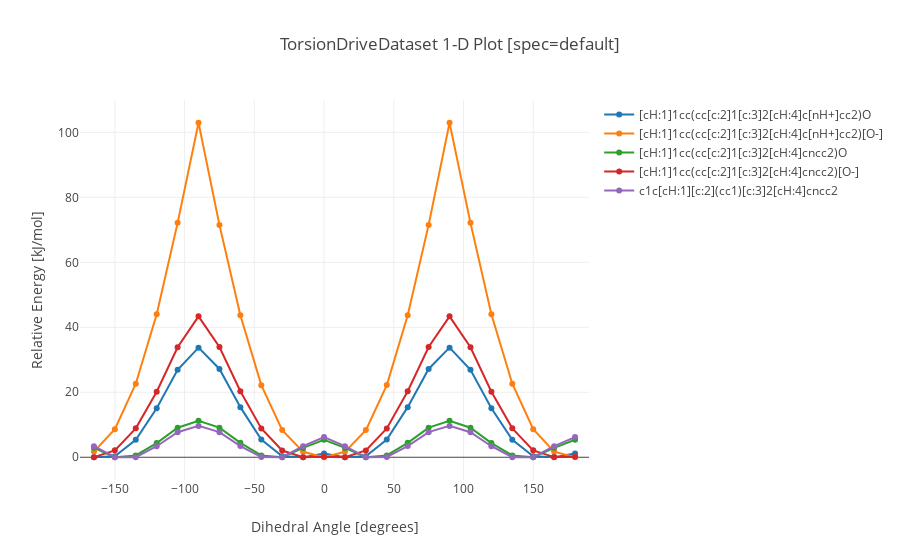
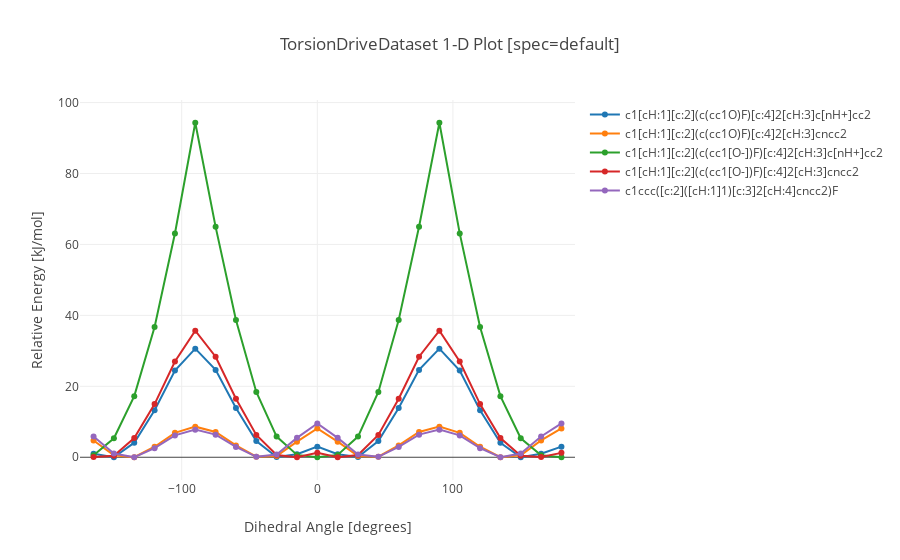
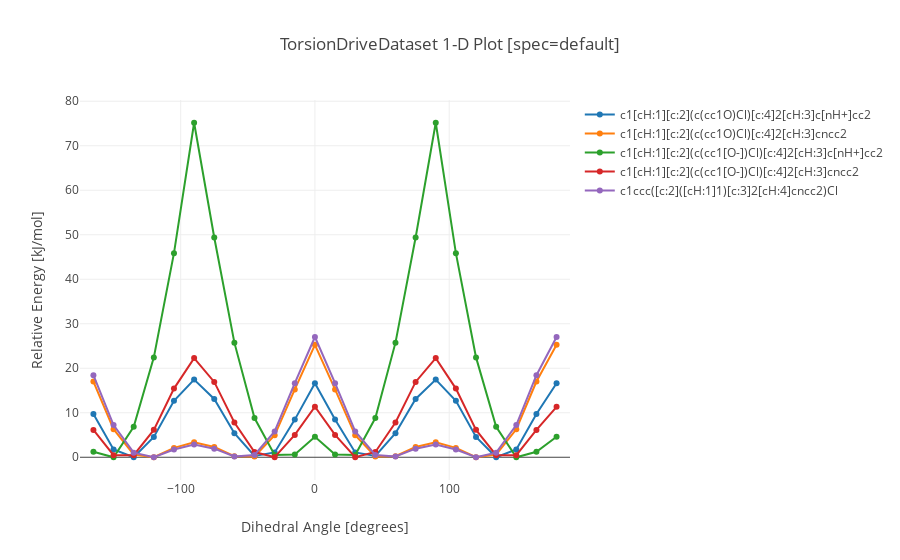

The code cell stored with these charts, in order, in its notebook:
### Code cell
# Visualize torsion scans
client = ptl.FractalClient()
phenyl_dataset = client.get_collection('TorsionDriveDataset', 'OpenFF Substituted Phenyl Set 1')
with open('qca-submission/biphenyls_set_input.json', 'r') as f:
    job_indices = list(json.load(f).keys())
chloro_phenyls = [i for i in job_indices if 'Cl' in i]
fluoro_phenyls = [i for i in job_indices if 'F' in i]
phenyls = [i for i in job_indices if 'F' not in i and 'Cl' not in i]


phenyl_dataset.visualize(phenyls, specs='default', units='kJ/mol')
phenyl_dataset.visualize(fluoro_phenyls, specs='default', units='kJ/mol')
phenyl_dataset.visualize(chloro_phenyls, specs='default', units='kJ/mol')

### Figure 1 — Plotly figure (JSON) as saved in the notebook; plotly's stock layout.template omitted (floating-point values rounded to 4 significant figures)
{"data": [{"mode": "lines+markers", "name": "[cH:1]1cc(cc[c:2]1[c:3]2[cH:4]c[nH+]cc2)O", "type": "scatter", "uid": "b7f86226-81e4-4cec-9325-511eb6c9e3ab", "x": [-165, -150, -135, -120, -105, -90, -75, -60, -45, -30, -15, 0, 15, 30, 45, 60, 75, 90, 105, 120, 135, 150, 165, 180], "y": [0.007, 0.295, 5.351, 15.09, 26.9, 33.73, 27.18, 15.42, 5.469, 0.304, 0, 1.172, 0, 0.306, 5.47, 15.42, 27.18, 33.73, 26.9, 15.09, 5.352, 0.295, 0.007, 1.173]}, {"mode": "lines+markers", "name": "[cH:1]1cc(cc[c:2]1[c:3]2[cH:4]c[nH+]cc2)[O-]", "type": "scatter", "uid": "c06f78b6-ebeb-4e90-85c0-196c51ef0e0b", "x": [-165, -150, -135, -120, -105, -90, -75, -60, -45, -30, -15, 0, 15, 30, 45, 60, 75, 90, 105, 120, 135, 150, 165, 180], "y": [1.735, 8.646, 22.62, 43.99, 72.14, 103.0, 71.51, 43.71, 22.2, 8.363, 1.67, 0, 1.67, 8.366, 22.2, 43.71, 71.51, 103.0, 72.14, 43.99, 22.62, 8.645, 1.735, 0.001]}, {"mode": "lines+markers", "name": "[cH:1]1cc(cc[c:2]1[c:3]2[cH:4]cncc2)O", "type": "scatter", "uid": "7258f47a-4cae-4a66-b766-3530c12fe7b9", "x": [-165, -150, -135, -120, -105, -90, -75, -60, -45, -30, -15, 0, 15, 30, 45, 60, 75, 90, 105, 120, 135, 150, 165, 180], "y": [2.893, 0, 0.551, 4.365, 9.083, 11.21, 9.112, 4.428, 0.565, 0.004, 2.885, 5.391, 2.883, 0.002, 0.564, 4.431, 9.112, 11.22, 9.084, 4.366, 0.555, 0, 2.893, 5.39]}, {"mode": "lines+markers", "name": "[cH:1]1cc(cc[c:2]1[c:3]2[cH:4]cncc2)[O-]", "type": "scatter", "uid": "71cbc49e-3724-4db4-8fd6-96b76e5d47ce", "x": [-165, -150, -135, -120, -105, -90, -75, -60, -45, -30, -15, 0, 15, 30, 45, 60, 75, 90, 105, 120, 135, 150, 165, 180], "y": [0.037, 2.127, 8.894, 20.19, 33.86, 43.37, 33.94, 20.31, 8.883, 2.067, 0.037, 0.19, 0, 2.097, 8.881, 20.32, 33.94, 43.37, 33.86, 20.19, 8.894, 2.129, 0.04, 0.191]}, {"mode": "lines+markers", "name": "c1c[cH:1][c:2](cc1)[c:3]2[cH:4]cncc2", "type": "scatter", "uid": "68de86c6-0f86-4739-80ca-8ca3f03e1c65", "x": [-165, -150, -135, -120, -105, -90, -75, -60, -45, -30, -15, 0, 15, 30, 45, 60, 75, 90, 105, 120, 135, 150, 165, 180], "y": [3.413, 0.003, 0.032, 3.383, 7.708, 9.652, 7.729, 3.431, 0.041, 0.006, 3.407, 6.209, 3.408, 0.004, 0.043, 3.432, 7.729, 9.652, 7.71, 3.382, 0.033, 0, 3.415, 6.21]}], "layout": {"title": {"text": "TorsionDriveDataset 1-D Plot [spec=default]"}, "xaxis": {"range": [-175, 190], "title": {"text": "Dihedral Angle [degrees]"}, "zeroline": false}, "yaxis": {"title": {"text": "Relative Energy [kJ/mol]"}, "zeroline": true}}}

### Figure 2 — Plotly figure (JSON) as saved in the notebook; plotly's stock layout.template omitted (floating-point values rounded to 4 significant figures)
{"data": [{"mode": "lines+markers", "name": "c1[cH:1][c:2](c(cc1O)F)[c:4]2[cH:3]c[nH+]cc2", "type": "scatter", "uid": "11c7f7fb-b78b-4af3-8116-3b1f86e6b970", "x": [-165, -150, -135, -120, -105, -90, -75, -60, -45, -30, -15, 0, 15, 30, 45, 60, 75, 90, 105, 120, 135, 150, 165, 180], "y": [0.968, 0.001, 4.108, 13.23, 24.45, 30.62, 24.64, 13.87, 4.57, 0.086, 0.848, 2.991, 0.847, 0.086, 4.57, 13.87, 24.63, 30.62, 24.45, 13.23, 4.106, 0, 0.969, 2.993]}, {"mode": "lines+markers", "name": "c1[cH:1][c:2](c(cc1O)F)[c:4]2[cH:3]cncc2", "type": "scatter", "uid": "55c7149d-b6ed-4bde-9ac2-4008ad16ba54", "x": [-165, -150, -135, -120, -105, -90, -75, -60, -45, -30, -15, 0, 15, 30, 45, 60, 75, 90, 105, 120, 135, 150, 165, 180], "y": [4.738, 0.533, 0.002, 2.959, 6.889, 8.626, 7.111, 3.345, 0.174, 0.32, 4.399, 8.115, 4.4, 0.319, 0.173, 3.345, 7.111, 8.628, 6.888, 2.959, 0, 0.535, 4.736, 8.117]}, {"mode": "lines+markers", "name": "c1[cH:1][c:2](c(cc1[O-])F)[c:4]2[cH:3]c[nH+]cc2", "type": "scatter", "uid": "e0494919-baa7-457e-8be9-f28c4daa89fa", "x": [-165, -150, -135, -120, -105, -90, -75, -60, -45, -30, -15, 0, 15, 30, 45, 60, 75, 90, 105, 120, 135, 150, 165, 180], "y": [0.582, 5.349, 17.23, 36.73, 63.11, 94.31, 64.97, 38.71, 18.4, 5.82, 0.667, 0.001, 0.667, 5.822, 18.4, 38.71, 64.97, 94.31, 63.11, 36.73, 17.23, 5.351, 0.582, 0]}, {"mode": "lines+markers", "name": "c1[cH:1][c:2](c(cc1[O-])F)[c:4]2[cH:3]cncc2", "type": "scatter", "uid": "ee7e0c6e-667f-4feb-b518-9f8d5667a34e", "x": [-165, -150, -135, -120, -105, -90, -75, -60, -45, -30, -15, 0, 15, 30, 45, 60, 75, 90, 105, 120, 135, 150, 165, 180], "y": [0.079, 0.4, 5.404, 15.0, 26.98, 35.66, 28.34, 16.48, 6.302, 0.646, 0, 1.236, 0, 0.653, 6.301, 16.48, 28.34, 35.66, 26.98, 14.99, 5.405, 0.401, 0.079, 1.236]}, {"mode": "lines+markers", "name": "c1ccc([c:2]([cH:1]1)[c:3]2[cH:4]cncc2)F", "type": "scatter", "uid": "35d42cce-8748-4854-bd35-6645548e5180", "x": [-165, -150, -135, -120, -105, -90, -75, -60, -45, -30, -15, 0, 15, 30, 45, 60, 75, 90, 105, 120, 135, 150, 165, 180], "y": [5.842, 1.064, 0, 2.548, 6.159, 7.782, 6.376, 2.903, 0.13, 0.793, 5.463, 9.535, 5.463, 0.795, 0.13, 2.902, 6.378, 7.781, 6.159, 2.548, 0.001, 1.064, 5.842, 9.535]}], "layout": {"title": {"text": "TorsionDriveDataset 1-D Plot [spec=default]"}, "xaxis": {"range": [-175, 190], "title": {"text": "Dihedral Angle [degrees]"}, "zeroline": false}, "yaxis": {"title": {"text": "Relative Energy [kJ/mol]"}, "zeroline": true}}}

### Figure 3 — Plotly figure (JSON) as saved in the notebook; plotly's stock layout.template omitted (floating-point values rounded to 4 significant figures)
{"data": [{"mode": "lines+markers", "name": "c1[cH:1][c:2](c(cc1O)Cl)[c:4]2[cH:3]c[nH+]cc2", "type": "scatter", "uid": "7dd24878-18d7-415a-8053-18c4533bf773", "x": [-165, -150, -135, -120, -105, -90, -75, -60, -45, -30, -15, 0, 15, 30, 45, 60, 75, 90, 105, 120, 135, 150, 165, 180], "y": [9.733, 1.736, 0.002, 4.569, 12.67, 17.45, 13.1, 5.398, 0.287, 1.086, 8.458, 16.64, 8.461, 1.087, 0.288, 5.397, 13.1, 17.45, 12.67, 4.571, 0, 1.734, 9.731, 16.64]}, {"mode": "lines+markers", "name": "c1[cH:1][c:2](c(cc1O)Cl)[c:4]2[cH:3]cncc2", "type": "scatter", "uid": "44d51df7-0a93-4ec4-8756-215515b4bd11", "x": [-165, -150, -135, -120, -105, -90, -75, -60, -45, -30, -15, 0, 15, 30, 45, 60, 75, 90, 105, 120, 135, 150, 165, 180], "y": [17.02, 6.294, 0.595, 0, 2.104, 3.345, 2.303, 0.222, 0.161, 4.934, 15.25, 25.26, 15.25, 4.935, 0.162, 0.227, 2.303, 3.345, 2.104, 0.001, 0.595, 6.292, 17.02, 25.26]}, {"mode": "lines+markers", "name": "c1[cH:1][c:2](c(cc1[O-])Cl)[c:4]2[cH:3]c[nH+]cc2", "type": "scatter", "uid": "ad56bcb6-901a-4caa-a685-62a8fe614a05", "x": [-165, -150, -135, -120, -105, -90, -75, -60, -45, -30, -15, 0, 15, 30, 45, 60, 75, 90, 105, 120, 135, 150, 165, 180], "y": [1.223, 0.001, 6.852, 22.44, 45.85, 75.16, 49.38, 25.75, 8.801, 0.497, 0.63, 4.613, 0.63, 0.497, 8.802, 25.75, 49.38, 75.17, 45.86, 22.44, 6.853, 0, 1.226, 4.619]}, {"mode": "lines+markers", "name": "c1[cH:1][c:2](c(cc1[O-])Cl)[c:4]2[cH:3]cncc2", "type": "scatter", "uid": "71b48749-e44e-4941-af4b-c08313f4e1b7", "x": [-165, -150, -135, -120, -105, -90, -75, -60, -45, -30, -15, 0, 15, 30, 45, 60, 75, 90, 105, 120, 135, 150, 165, 180], "y": [6.147, 0.474, 0.454, 6.154, 15.43, 22.28, 16.92, 7.812, 1.178, 0.001, 5.012, 11.34, 5.012, 0, 1.183, 7.812, 16.92, 22.28, 15.43, 6.154, 0.454, 0.475, 6.145, 11.34]}, {"mode": "lines+markers", "name": "c1ccc([c:2]([cH:1]1)[c:3]2[cH:4]cncc2)Cl", "type": "scatter", "uid": "ec7bc221-3557-4842-9903-7b3f8d0bf817", "x": [-165, -150, -135, -120, -105, -90, -75, -60, -45, -30, -15, 0, 15, 30, 45, 60, 75, 90, 105, 120, 135, 150, 165, 180], "y": [18.44, 7.244, 1.025, 0, 1.75, 2.885, 1.927, 0.171, 0.512, 5.795, 16.65, 27.02, 16.65, 5.798, 0.514, 0.173, 1.927, 2.885, 1.75, 0, 1.028, 7.246, 18.44, 27.02]}], "layout": {"title": {"text": "TorsionDriveDataset 1-D Plot [spec=default]"}, "xaxis": {"range": [-175, 190], "title": {"text": "Dihedral Angle [degrees]"}, "zeroline": false}, "yaxis": {"title": {"text": "Relative Energy [kJ/mol]"}, "zeroline": true}}}
